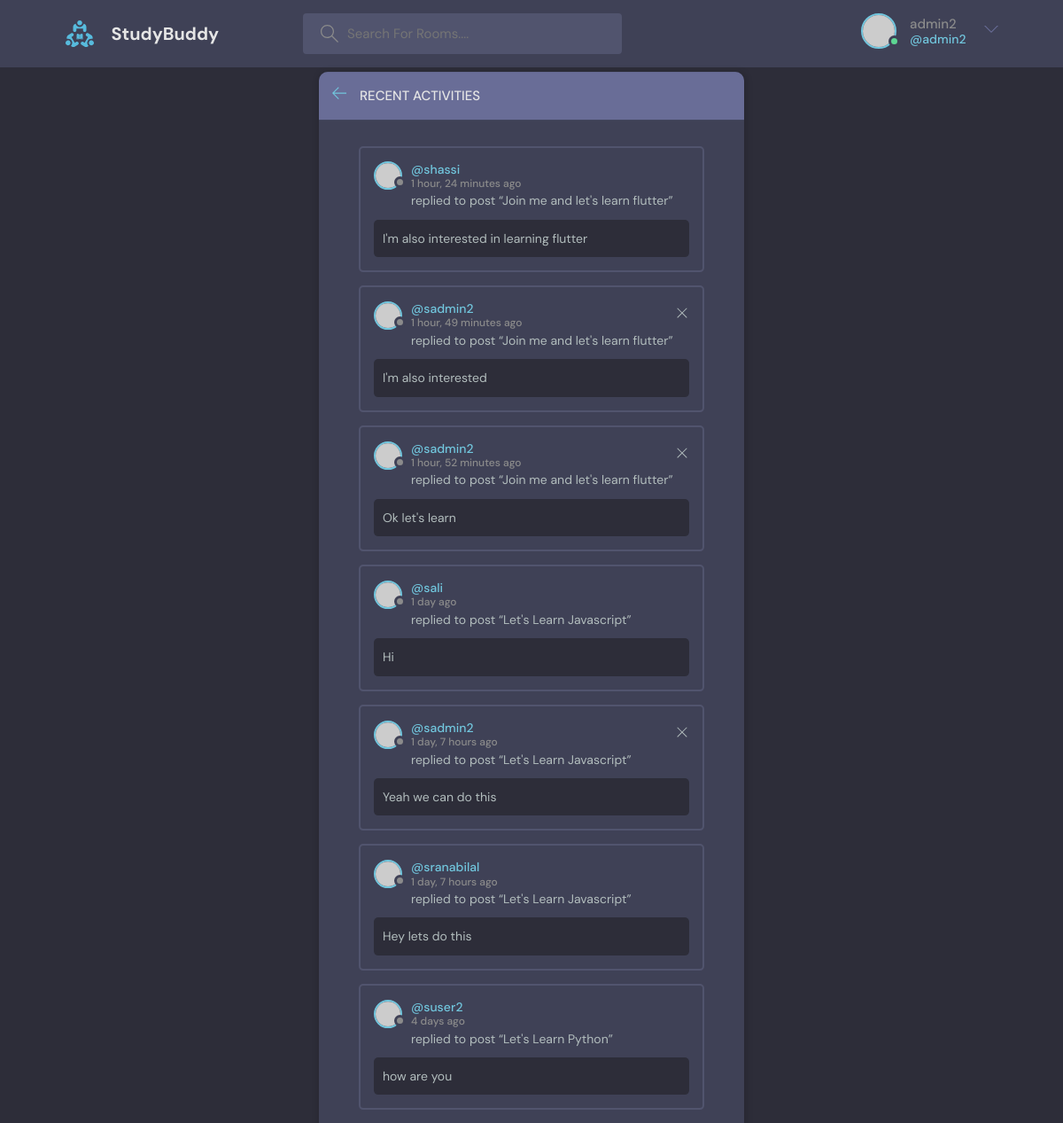
/activities/ (signed in), run on the app's committed database.
### base/models.py (models this page shows)
class Message(models.Model):
    user = models.ForeignKey(User , on_delete=models.CASCADE)
    room = models.ForeignKey(Room , on_delete=models.CASCADE)
    body = models.TextField()
    updated = models.DateTimeField(auto_now=True)
    created = models.DateTimeField(auto_now_add = True)
    def __str__(self):
        return self.body[0:50]
    class Meta:
        ordering = ['-updated' , '-created']

class Room(models.Model):
    host = models.ForeignKey(User , on_delete=models.SET_NULL , null=True)
    topic = models.ForeignKey(Topic , on_delete=models.SET_NULL , null=True)
    name = models.CharField(max_length=200)
    description  = models.TextField(null=True , blank=True)
    participants = models.ManyToManyField(User , related_name='participants' , blank=True)
    updated = models.DateTimeField(auto_now=True)
    created = models.DateTimeField(auto_now_add = True)
    def __str__(self):
        return self.name
    class Meta:
        ordering = ['-updated' , '-created']

### base/views.py (the view)
# urls.py: path('activities/' , views.activity_page, name= 'activities'),
def activity_page(request):
    room_messages = Message.objects.all()
    return render (request , 'base/activity.html' , {'room_messages' : room_messages})

### base/templates/base/activity.html
{% extends 'main.html' %}
{% block content %}
    <main class="layout">
      <div class="container">
        <div class="layout__box">
          <div class="layout__boxHeader">
            <div class="layout__boxTitle">
              <a href="{% url 'home' %}">
                <svg version="1.1" xmlns="http://www.w3.org/2000/svg" width="32" height="32" viewBox="0 0 32 32">
                  <title>arrow-left</title>
                  <path
                    d="M13.723 2.286l-13.723 13.714 13.719 13.714 1.616-1.611-10.96-10.96h27.625v-2.286h-27.625l10.965-10.965-1.616-1.607z"
                  ></path>
                </svg>
              </a>
              <h3>Recent Activities</h3>
            </div>
          </div>
          <div class="activities-page layout__body">
            {% for message in room_messages %}
            <div class="activities__box">
              <div class="activities__boxHeader roomListRoom__header">
                <a href="{% url 'user-profile' message.user.id %}" class="roomListRoom__author">
                  <div class="avatar avatar--small">
                    <img src="https://randomuser.me/api/portraits/women/11.jpg" />
                  </div>
                  <p>
                    @s{{message.user}}
                    <span>{{message.created | timesince}} ago</span>
                  </p>
                </a>
                {% if request.user == message.user%}
                <div class="roomListRoom__actions">
                  <a href="{% url 'delete-message' message.id%}">
                    <svg version="1.1" xmlns="http://www.w3.org/2000/svg" width="32" height="32" viewBox="0 0 32 32">
                      <title>remove</title>
                      <path
                        d="M27.314 6.019l-1.333-1.333-9.98 9.981-9.981-9.981-1.333 1.333 9.981 9.981-9.981 9.98 1.333 1.333 9.981-9.98 9.98 9.98 1.333-1.333-9.98-9.98 9.98-9.981z"
                      ></path>
                    </svg>
                  </a>
                </div>
                {% endif %}
              </div>
              <div class="activities__boxContent">
                <p>replied to post “<ahref="{% url 'room' message.room.id %}">{{message.room}}</a>”</p>
                <div class="activities__boxRoomContent">
                  {{message}}
                </div>
              </div>
            </div>
            {% endfor %}
          </div>
        </div>
      </div>
    </main>
{% endblock content %}

### templates/navbar.html (shortened to what this page needs)
{% load static %}
<header class="header header--loggedIn">
    <div class="container">
        <a href="{% url 'home' %}" class="header__logo">
            <img src="{% static 'images/logo.svg' %}" />
            <h1>StudyBuddy</h1>
        </a>
        <form class="header__search" action="{% url 'home' %}" method="GET">
            <label>
                <input type="text" name="q" placeholder="Search For Rooms....">
            </label>
        </form>
        <nav class="header__menu">
            {% if request.user.is_authenticated %}
            <div class="header__user">
                <a href="{% url 'update-user' %}">
                    <div class="avatar avatar--medium active">
                        <img src="https://randomuser.me/api/portraits/men/37.jpg" />
                    </div>
                    <p>{{request.user.username}} <span>@{{request.user.username}}</span></p>
                </a>
                <button class="dropdown-button">
                    <svg version="1.1" xmlns="http://www.w3.org/2000/svg" width="32" height="32" viewBox="0 0 32 32">
                        <title>chevron-down</title>
                        <path d="M16 21l-13-13h-3l16 16 16-16h-3l-13 13z"></path>
                    </svg>
                </button>
            </div>
            {% else %}
            <a href="{% url 'login' %}">
                <img src="{% static 'images/avatar.svg' %}" />
                <p>Login</p>
            </a>
            {% endif %}
        </nav>
    </div>
</header>

### data on the page
Message: user "hassi", created "1 hour, 24 minutes", room "Join me and let's learn flutter", body "I'm also interested in learning flutter"
Message: user "admin2", created "1 hour, 49 minutes", room "Join me and let's learn flutter", body "I'm also interested"
Message: user "admin2", created "1 hour, 52 minutes", room "Join me and let's learn flutter", body "Ok let's learn"
Message: user "ali", created "1 day", room "Let's Learn Javascript", body "Hi"
Message: user "admin2", created "1 day, 7 hours", room "Let's Learn Javascript", body "Yeah we can do this"
Message: user "ranabilal", created "1 day, 7 hours", room "Let's Learn Javascript", body "Hey lets do this"
Message: user "user2", created "4 days", room "Let's Learn Python", body "how are you"

### other printed values
{{ request.user.username }} "admin2"
